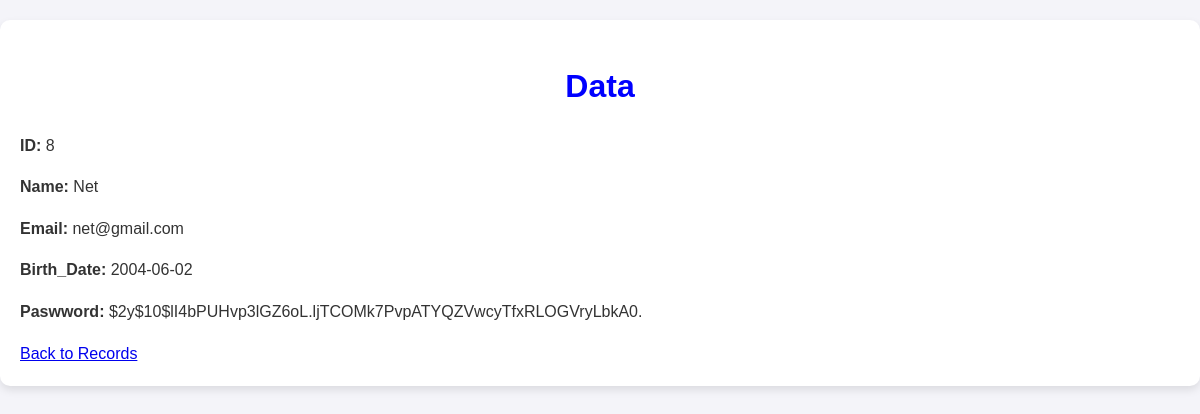
/admin/view.php?ID=8, run on the app's committed database.
### tables this page shows
CREATE TABLE `signin1` (
  `ID` int(11) NOT NULL,
  `Name` varchar(255) NOT NULL,
  `Email` varchar(255) NOT NULL,
  `Birth_Date` date NOT NULL,
  `Password` varchar(255) NOT NULL
);

### admin/view.php (the view, shortened to what this page needs)
<?php
include 'dbconn.php';
$ID = intval($_GET['ID']);
$sql = "SELECT * FROM signin1 WHERE ID = $ID";
$result = $conn->query($sql);
$user = $result->fetch_assoc();
?>
<!DOCTYPE html>
<html lang="en">
<head>
    <link rel="stylesheet" href="styles2.css">
</head>
<body>
    <div class="container">
        <h1 style="color:blue">Data </h1>
        <p><strong>ID:</strong> <?php echo $user['ID']; ?></p>
        <p><strong>Name:</strong> <?php echo $user['Name']; ?></p>
        <p><strong>Email:</strong> <?php echo $user['Email']; ?></p>
        <p><strong>Birth_Date:</strong> <?php echo $user['Birth_Date']; ?></p>
        <p><strong>Paswword:</strong> <?php echo $user['Password']; ?></p>
        <a href="fetch.php">Back to Records</a>
    </div>
</body>
</html>

### admin/styles2.css (style rules this page uses)
body { font-family: Arial, sans-serif; margin: 0; padding: 0; background-color: #f4f4f9; color: #333; line-height: 1.6; }
.container { max-width: 1200px; margin: 20px auto; padding: 20px; background-color: #fff; box-shadow: 0 4px 8px rgba(0, 0, 0, 0.1); border-radius: 10px; }
h1 { text-align: center; color: #444; margin-bottom: 20px; }

### data on the page
signin1: ID "8", Name "Net", Email "net@gmail.com", Birth_Date "2004-06-02", Password "$2y$10$lI4bPUHvp3lGZ6oL.ljTCOMk7PvpATYQZVwcyTfxRLOGVryLbkA0."
